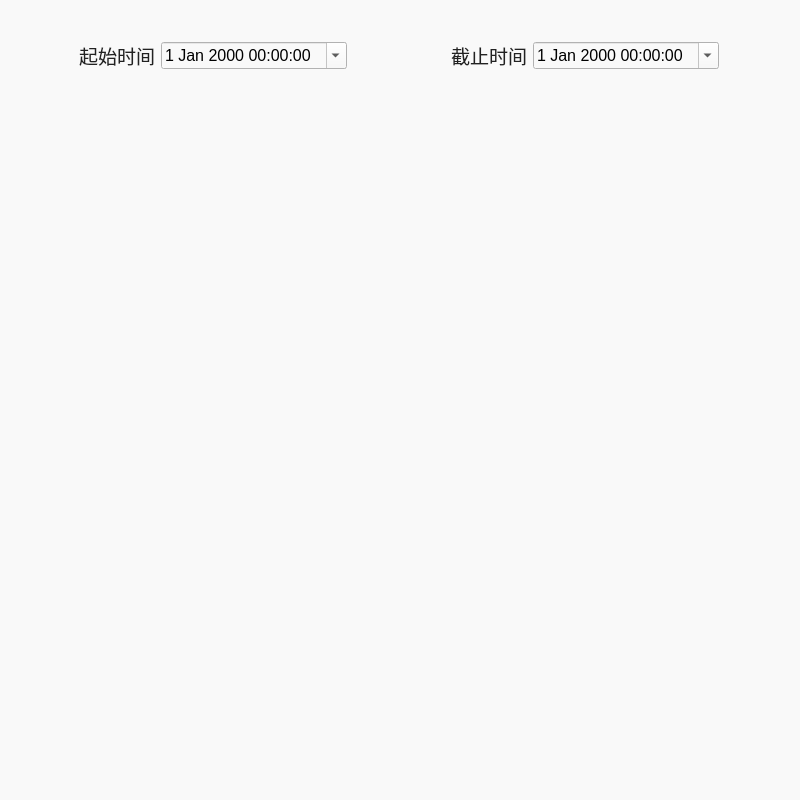
<?xml version="1.0" encoding="UTF-8"?>
<ui version="4.0">
 <class>MainWindow</class>
 <widget class="QWidget" name="MainWindow">
  <property name="geometry">
   <rect>
    <x>0</x>
    <y>0</y>
    <width>800</width>
    <height>800</height>
   </rect>
  </property>
  <property name="minimumSize">
   <size>
    <width>770</width>
    <height>770</height>
   </size>
  </property>
  <property name="font">
   <font>
    <pointsize>14</pointsize>
   </font>
  </property>
  <property name="windowTitle">
   <string>温度补偿</string>
  </property>
  <property name="styleSheet">
   <string notr="true">background-color: rgb(249, 249, 249);</string>
  </property>
  <layout class="QVBoxLayout" name="verticalLayout">
   <item>
    <spacer name="verticalSpacer_2">
     <property name="orientation">
      <enum>Qt::Vertical</enum>
     </property>
     <property name="sizeType">
      <enum>QSizePolicy::Fixed</enum>
     </property>
     <property name="sizeHint" stdset="0">
      <size>
       <width>20</width>
       <height>15</height>
      </size>
     </property>
    </spacer>
   </item>
   <item>
    <layout class="QHBoxLayout" name="horizontalLayout_4">
     <item>
      <layout class="QHBoxLayout" name="horizontalLayout">
       <property name="sizeConstraint">
        <enum>QLayout::SetFixedSize</enum>
       </property>
       <item>
        <widget class="QLabel" name="label">
         <property name="sizePolicy">
          <sizepolicy hsizetype="Fixed" vsizetype="Fixed">
           <horstretch>0</horstretch>
           <verstretch>0</verstretch>
          </sizepolicy>
         </property>
         <property name="font">
          <font>
           <pointsize>14</pointsize>
          </font>
         </property>
         <property name="styleSheet">
          <string notr="true">color: rgb(34, 34, 34);</string>
         </property>
         <property name="text">
          <string>起始时间</string>
         </property>
        </widget>
       </item>
       <item>
        <widget class="QDateTimeEdit" name="timeBegin">
         <property name="sizePolicy">
          <sizepolicy hsizetype="Fixed" vsizetype="Fixed">
           <horstretch>0</horstretch>
           <verstretch>0</verstretch>
          </sizepolicy>
         </property>
         <property name="font">
          <font>
           <pointsize>12</pointsize>
          </font>
         </property>
         <property name="cursor">
          <cursorShape>IBeamCursor</cursorShape>
         </property>
         <property name="focusPolicy">
          <enum>Qt::NoFocus</enum>
         </property>
         <property name="calendarPopup">
          <bool>true</bool>
         </property>
        </widget>
       </item>
      </layout>
     </item>
     <item>
      <spacer name="horizontalSpacer_4">
       <property name="orientation">
        <enum>Qt::Horizontal</enum>
       </property>
       <property name="sizeType">
        <enum>QSizePolicy::Preferred</enum>
       </property>
       <property name="sizeHint" stdset="0">
        <size>
         <width>30</width>
         <height>20</height>
        </size>
       </property>
      </spacer>
     </item>
     <item>
      <layout class="QHBoxLayout" name="horizontalLayout_3">
       <property name="sizeConstraint">
        <enum>QLayout::SetFixedSize</enum>
       </property>
       <item>
        <widget class="QLabel" name="label_2">
         <property name="sizePolicy">
          <sizepolicy hsizetype="Fixed" vsizetype="Fixed">
           <horstretch>0</horstretch>
           <verstretch>0</verstretch>
          </sizepolicy>
         </property>
         <property name="font">
          <font>
           <pointsize>14</pointsize>
          </font>
         </property>
         <property name="styleSheet">
          <string notr="true">color: rgb(34, 34, 34);</string>
         </property>
         <property name="text">
          <string>截止时间</string>
         </property>
        </widget>
       </item>
       <item>
        <widget class="QDateTimeEdit" name="timeEnd">
         <property name="sizePolicy">
          <sizepolicy hsizetype="Fixed" vsizetype="Fixed">
           <horstretch>0</horstretch>
           <verstretch>0</verstretch>
          </sizepolicy>
         </property>
         <property name="font">
          <font>
           <pointsize>12</pointsize>
          </font>
         </property>
         <property name="cursor">
          <cursorShape>IBeamCursor</cursorShape>
         </property>
         <property name="focusPolicy">
          <enum>Qt::NoFocus</enum>
         </property>
         <property name="calendarPopup">
          <bool>true</bool>
         </property>
        </widget>
       </item>
      </layout>
     </item>
    </layout>
   </item>
   <item>
    <spacer name="verticalSpacer">
     <property name="orientation">
      <enum>Qt::Vertical</enum>
     </property>
     <property name="sizeType">
      <enum>QSizePolicy::Fixed</enum>
     </property>
     <property name="sizeHint" stdset="0">
      <size>
       <width>20</width>
       <height>13</height>
      </size>
     </property>
    </spacer>
   </item>
   <item>
    <layout class="QHBoxLayout" name="horizontalLayout_2">
     <item>
      <spacer name="horizontalSpacer_2">
       <property name="orientation">
        <enum>Qt::Horizontal</enum>
       </property>
       <property name="sizeType">
        <enum>QSizePolicy::Fixed</enum>
       </property>
       <property name="sizeHint" stdset="0">
        <size>
         <width>30</width>
         <height>20</height>
        </size>
       </property>
      </spacer>
     </item>
     <item>
      <widget class="QListWidget" name="listWidget">
       <property name="sizePolicy">
        <sizepolicy hsizetype="Expanding" vsizetype="Fixed">
         <horstretch>0</horstretch>
         <verstretch>0</verstretch>
        </sizepolicy>
       </property>
       <property name="minimumSize">
        <size>
         <width>670</width>
         <height>670</height>
        </size>
       </property>
       <property name="styleSheet">
        <string notr="true">QListWidget{
	border-width:0;
	border-radius:0px;
	border-style:outset;
	background:transparent;
	color:rgba(102, 102, 102, 1);
	font-size: 14px;
	background-color:rgb(249, 249, 249);
}

QListWidget::Item
{/*列表每个item的默认属性值*/
	border:0px;	
	background-color:rgb(249, 249, 249);
	color: rgba(102, 102, 102, 1);
	border-bottom:1px solid rgba(222, 222, 222, 1);
	padding-bottom:1px;
}

QListWidget::Item:hover
{/*列表每个item在鼠标移到上面时的属性值*/
	background-color:rgba(249, 249, 249,1);
	padding-top:0px;
	padding-bottom:0px;
	color:rgba(0, 108, 207, 1)
}

QListWidget::item:selected
{/*列表每个item在被选中时的属性值*/
	background-color:rgba(249, 249, 249,1);
	color: rgba(51, 51, 51, 1)
}

QScrollBar:vertical
{/*设置垂直滚动的全局属性值*/
    width:20px;
    background:rgba(204, 204, 204, 1);
    margin:0px,0px,0px,0px;
    padding-top:0px;
    padding-bottom:0px;
}

QScrollBar::handle:vertical
{/*设置垂直滚动的滚动条属性值*/
}

QScrollBar::handle:vertical:hover
{/*设置垂直滚动的滚动槽属性值*/
}

QScrollBar::add-line:vertical,QScrollBar::sub-line:vertical
{/*设置垂直滚动的上下端的箭头属性值*/
}

QScrollBar::add-page:vertical
{/*设置垂直滚动的下端箭头到滚动条之间的滚动槽属性值*/
}

QScrollBar::sub-page:vertical
{/*设置垂直滚动的上端箭头到滚动条之间的滚动槽属性值*/
}


</string>
       </property>
      </widget>
     </item>
     <item>
      <spacer name="horizontalSpacer_3">
       <property name="orientation">
        <enum>Qt::Horizontal</enum>
       </property>
       <property name="sizeType">
        <enum>QSizePolicy::Fixed</enum>
       </property>
       <property name="sizeHint" stdset="0">
        <size>
         <width>30</width>
         <height>20</height>
        </size>
       </property>
      </spacer>
     </item>
    </layout>
   </item>
  </layout>
 </widget>
 <resources/>
 <connections/>
</ui>
